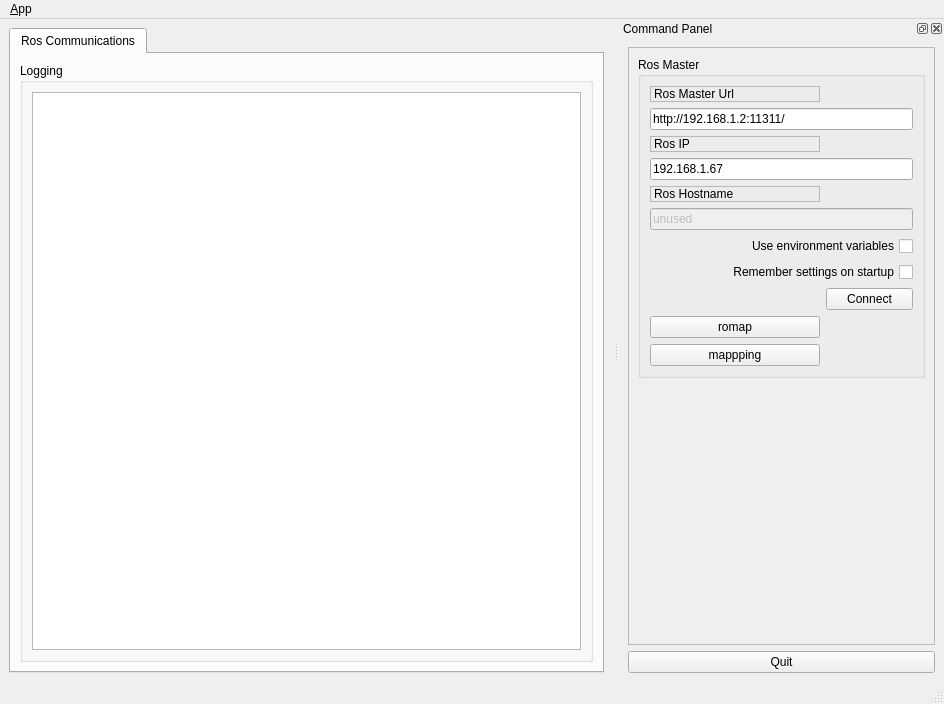
<?xml version="1.0" encoding="UTF-8"?>
<ui version="4.0">
 <class>MainWindowDesign</class>
 <widget class="QMainWindow" name="MainWindowDesign">
  <property name="geometry">
   <rect>
    <x>0</x>
    <y>0</y>
    <width>944</width>
    <height>704</height>
   </rect>
  </property>
  <property name="windowTitle">
   <string>QRosApp</string>
  </property>
  <property name="windowIcon">
   <iconset resource="../resources/images.qrc">
    <normaloff>:/images/icon.png</normaloff>:/images/icon.png</iconset>
  </property>
  <property name="locale">
   <locale language="English" country="Australia"/>
  </property>
  <widget class="QWidget" name="centralwidget">
   <layout class="QHBoxLayout">
    <item>
     <widget class="QTabWidget" name="tab_manager">
      <property name="minimumSize">
       <size>
        <width>100</width>
        <height>0</height>
       </size>
      </property>
      <property name="locale">
       <locale language="English" country="Australia"/>
      </property>
      <property name="currentIndex">
       <number>0</number>
      </property>
      <widget class="QWidget" name="tab_status">
       <attribute name="title">
        <string>Ros Communications</string>
       </attribute>
       <layout class="QVBoxLayout" name="verticalLayout_2">
        <item>
         <widget class="QGroupBox" name="groupBox_12">
          <property name="sizePolicy">
           <sizepolicy hsizetype="MinimumExpanding" vsizetype="Preferred">
            <horstretch>0</horstretch>
            <verstretch>0</verstretch>
           </sizepolicy>
          </property>
          <property name="title">
           <string>Logging</string>
          </property>
          <layout class="QGridLayout" name="gridLayout_3">
           <item row="0" column="0">
            <widget class="QListView" name="view_logging"/>
           </item>
          </layout>
         </widget>
        </item>
       </layout>
      </widget>
     </widget>
    </item>
   </layout>
  </widget>
  <widget class="QMenuBar" name="menubar">
   <property name="geometry">
    <rect>
     <x>0</x>
     <y>0</y>
     <width>944</width>
     <height>23</height>
    </rect>
   </property>
   <widget class="QMenu" name="menu_File">
    <property name="title">
     <string>&amp;App</string>
    </property>
    <addaction name="action_Preferences"/>
    <addaction name="separator"/>
    <addaction name="actionAbout"/>
    <addaction name="actionAbout_Qt"/>
    <addaction name="separator"/>
    <addaction name="action_Quit"/>
   </widget>
   <addaction name="menu_File"/>
  </widget>
  <widget class="QStatusBar" name="statusbar"/>
  <widget class="QDockWidget" name="dock_status">
   <property name="sizePolicy">
    <sizepolicy hsizetype="Minimum" vsizetype="Preferred">
     <horstretch>0</horstretch>
     <verstretch>0</verstretch>
    </sizepolicy>
   </property>
   <property name="minimumSize">
    <size>
     <width>325</width>
     <height>465</height>
    </size>
   </property>
   <property name="allowedAreas">
    <set>Qt::RightDockWidgetArea</set>
   </property>
   <property name="windowTitle">
    <string>Command Panel</string>
   </property>
   <attribute name="dockWidgetArea">
    <number>2</number>
   </attribute>
   <widget class="QWidget" name="dockWidgetContents_2">
    <layout class="QVBoxLayout" name="verticalLayout">
     <item>
      <widget class="QFrame" name="frame">
       <property name="sizePolicy">
        <sizepolicy hsizetype="Minimum" vsizetype="Preferred">
         <horstretch>0</horstretch>
         <verstretch>0</verstretch>
        </sizepolicy>
       </property>
       <property name="frameShape">
        <enum>QFrame::StyledPanel</enum>
       </property>
       <property name="frameShadow">
        <enum>QFrame::Raised</enum>
       </property>
       <layout class="QVBoxLayout" name="verticalLayout_3">
        <item>
         <widget class="QGroupBox" name="groupBox">
          <property name="title">
           <string>Ros Master</string>
          </property>
          <layout class="QGridLayout" name="gridLayout">
           <item row="0" column="0">
            <widget class="QLabel" name="label">
             <property name="frameShape">
              <enum>QFrame::StyledPanel</enum>
             </property>
             <property name="frameShadow">
              <enum>QFrame::Raised</enum>
             </property>
             <property name="text">
              <string>Ros Master Url</string>
             </property>
            </widget>
           </item>
           <item row="1" column="0" colspan="2">
            <widget class="QLineEdit" name="line_edit_master">
             <property name="text">
              <string>http://192.168.1.2:11311/</string>
             </property>
            </widget>
           </item>
           <item row="2" column="0">
            <widget class="QLabel" name="label_2">
             <property name="frameShape">
              <enum>QFrame::StyledPanel</enum>
             </property>
             <property name="frameShadow">
              <enum>QFrame::Raised</enum>
             </property>
             <property name="text">
              <string>Ros IP</string>
             </property>
            </widget>
           </item>
           <item row="3" column="0" colspan="2">
            <widget class="QLineEdit" name="line_edit_host">
             <property name="text">
              <string>192.168.1.67</string>
             </property>
            </widget>
           </item>
           <item row="4" column="0">
            <widget class="QLabel" name="label_3">
             <property name="frameShape">
              <enum>QFrame::StyledPanel</enum>
             </property>
             <property name="frameShadow">
              <enum>QFrame::Raised</enum>
             </property>
             <property name="text">
              <string>Ros Hostname</string>
             </property>
            </widget>
           </item>
           <item row="5" column="0" colspan="2">
            <widget class="QLineEdit" name="line_edit_topic">
             <property name="enabled">
              <bool>false</bool>
             </property>
             <property name="text">
              <string>unused</string>
             </property>
            </widget>
           </item>
           <item row="6" column="0" colspan="2">
            <widget class="QCheckBox" name="checkbox_use_environment">
             <property name="layoutDirection">
              <enum>Qt::RightToLeft</enum>
             </property>
             <property name="text">
              <string>Use environment variables</string>
             </property>
            </widget>
           </item>
           <item row="7" column="0" colspan="2">
            <widget class="QCheckBox" name="checkbox_remember_settings">
             <property name="layoutDirection">
              <enum>Qt::RightToLeft</enum>
             </property>
             <property name="text">
              <string>Remember settings on startup</string>
             </property>
            </widget>
           </item>
           <item row="8" column="0">
            <spacer name="horizontalSpacer">
             <property name="orientation">
              <enum>Qt::Horizontal</enum>
             </property>
             <property name="sizeHint" stdset="0">
              <size>
               <width>170</width>
               <height>21</height>
              </size>
             </property>
            </spacer>
           </item>
           <item row="8" column="1">
            <widget class="QPushButton" name="button_connect">
             <property name="enabled">
              <bool>true</bool>
             </property>
             <property name="sizePolicy">
              <sizepolicy hsizetype="MinimumExpanding" vsizetype="Fixed">
               <horstretch>0</horstretch>
               <verstretch>0</verstretch>
              </sizepolicy>
             </property>
             <property name="toolTip">
              <string>Set the target to the current joint trajectory state.</string>
             </property>
             <property name="statusTip">
              <string>Clear all waypoints and set the target to the current joint trajectory state.</string>
             </property>
             <property name="text">
              <string>Connect</string>
             </property>
            </widget>
           </item>
           <item row="9" column="0">
            <widget class="QPushButton" name="pushButton">
             <property name="text">
              <string>romap</string>
             </property>
            </widget>
           </item>
           <item row="10" column="0">
            <widget class="QPushButton" name="btn_mapping">
             <property name="text">
              <string>mappping</string>
             </property>
            </widget>
           </item>
          </layout>
         </widget>
        </item>
        <item>
         <spacer name="verticalSpacer_3">
          <property name="orientation">
           <enum>Qt::Vertical</enum>
          </property>
          <property name="sizeHint" stdset="0">
           <size>
            <width>20</width>
            <height>233</height>
           </size>
          </property>
         </spacer>
        </item>
       </layout>
      </widget>
     </item>
     <item>
      <widget class="QPushButton" name="quit_button">
       <property name="sizePolicy">
        <sizepolicy hsizetype="MinimumExpanding" vsizetype="Fixed">
         <horstretch>0</horstretch>
         <verstretch>0</verstretch>
        </sizepolicy>
       </property>
       <property name="text">
        <string>Quit</string>
       </property>
      </widget>
     </item>
    </layout>
   </widget>
  </widget>
  <action name="action_Quit">
   <property name="text">
    <string>&amp;Quit</string>
   </property>
   <property name="shortcut">
    <string>Ctrl+Q</string>
   </property>
   <property name="shortcutContext">
    <enum>Qt::ApplicationShortcut</enum>
   </property>
  </action>
  <action name="action_Preferences">
   <property name="text">
    <string>&amp;Preferences</string>
   </property>
  </action>
  <action name="actionAbout">
   <property name="text">
    <string>&amp;About</string>
   </property>
  </action>
  <action name="actionAbout_Qt">
   <property name="text">
    <string>About &amp;Qt</string>
   </property>
  </action>
 </widget>
 <resources>
  <include location="../resources/images.qrc"/>
 </resources>
 <connections>
  <connection>
   <sender>action_Quit</sender>
   <signal>triggered()</signal>
   <receiver>MainWindowDesign</receiver>
   <slot>close()</slot>
   <hints>
    <hint type="sourcelabel">
     <x>-1</x>
     <y>-1</y>
    </hint>
    <hint type="destinationlabel">
     <x>399</x>
     <y>299</y>
    </hint>
   </hints>
  </connection>
  <connection>
   <sender>quit_button</sender>
   <signal>clicked()</signal>
   <receiver>MainWindowDesign</receiver>
   <slot>close()</slot>
   <hints>
    <hint type="sourcelabel">
     <x>859</x>
     <y>552</y>
    </hint>
    <hint type="destinationlabel">
     <x>469</x>
     <y>299</y>
    </hint>
   </hints>
  </connection>
 </connections>
</ui>
